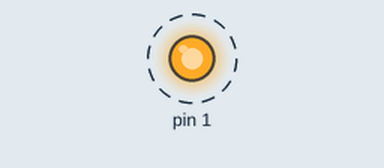
A sketch run on a simulated Arduino Uno, built with avr-gcc and run on an emulated ATmega328P. Shown: output pins drawn as LEDs (lit = HIGH). Dashed ring = blinking.

Above: at 0.5 s.
Timing chart, 0 to 4.6 s (numbered marks = the images above):
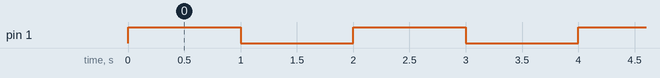

The sketch:

AltisAttiny.ino
```cpp
//#include <TinyWireM.h>
#include <SoftwareSerial.h>

#include <SPI.h>
#include <Adafruit_BMP280.h>


SoftwareSerial mySerial(-1, 3);
Adafruit_BMP280 bmp;


void setup() {
  pinMode(1, OUTPUT);
  digitalWrite(1, HIGH);


  bmp.begin(0x76);
bmp.setSampling(
    Adafruit_BMP280::MODE_NORMAL,
    Adafruit_BMP280::SAMPLING_X2,
    Adafruit_BMP280::SAMPLING_X16,
    Adafruit_BMP280::FILTER_X16,
    Adafruit_BMP280::STANDBY_MS_500
  );


}

void loop() {
  mySerial.println();
  digitalWrite(1, HIGH);
  delay(1000);
  digitalWrite(1, LOW);
  delay(1000);

}
```

Measured:
- by itself, pin 1: alternates HIGH for 1.0 s and LOW for 1.0 s
